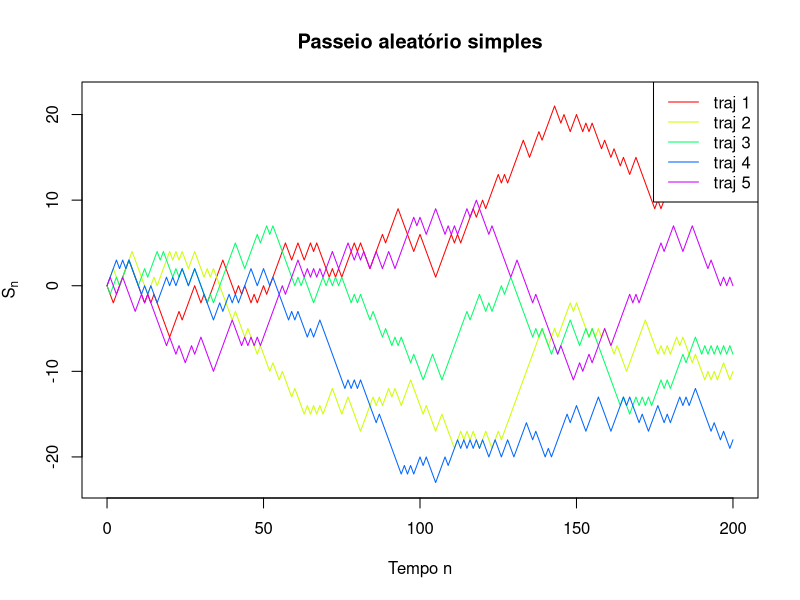

Reproduce this figure in R.
# Passeio aleatório simples em tempo discreto
# S_n = sum_{i=1}^n Y_i, com Y_i em {+1, -1}

set.seed(123)

# parâmetros
M <- 5      # número de trajetórias
n <- 200    # número de passos
p <- 0.5    # probabilidade de passo +1

# gerando os incrementos Y_i
Y <- matrix(
  sample(c(1, -1),
         size = M * n,
         replace = TRUE,
         prob = c(p, 1 - p)),
  nrow = M,
  ncol = n
)

# passeio aleatório: soma cumulativa de cada linha
S <- t(apply(Y, 1, cumsum))

# vetor de tempo: inclui o estado inicial S_0 = 0
time <- 0:n
Splot <- cbind(rep(0, M), S)

# gráfico das trajetórias
matplot(
  time,
  t(Splot),
  type = "l",
  lty = 1,
  col = rainbow(M),
  xlab = "Tempo n",
  ylab = expression(S[n]),
  main = "Passeio aleatório simples"
)

legend(
  "topright",
  legend = paste("traj", 1:M),
  col = rainbow(M),
  lty = 1
)
